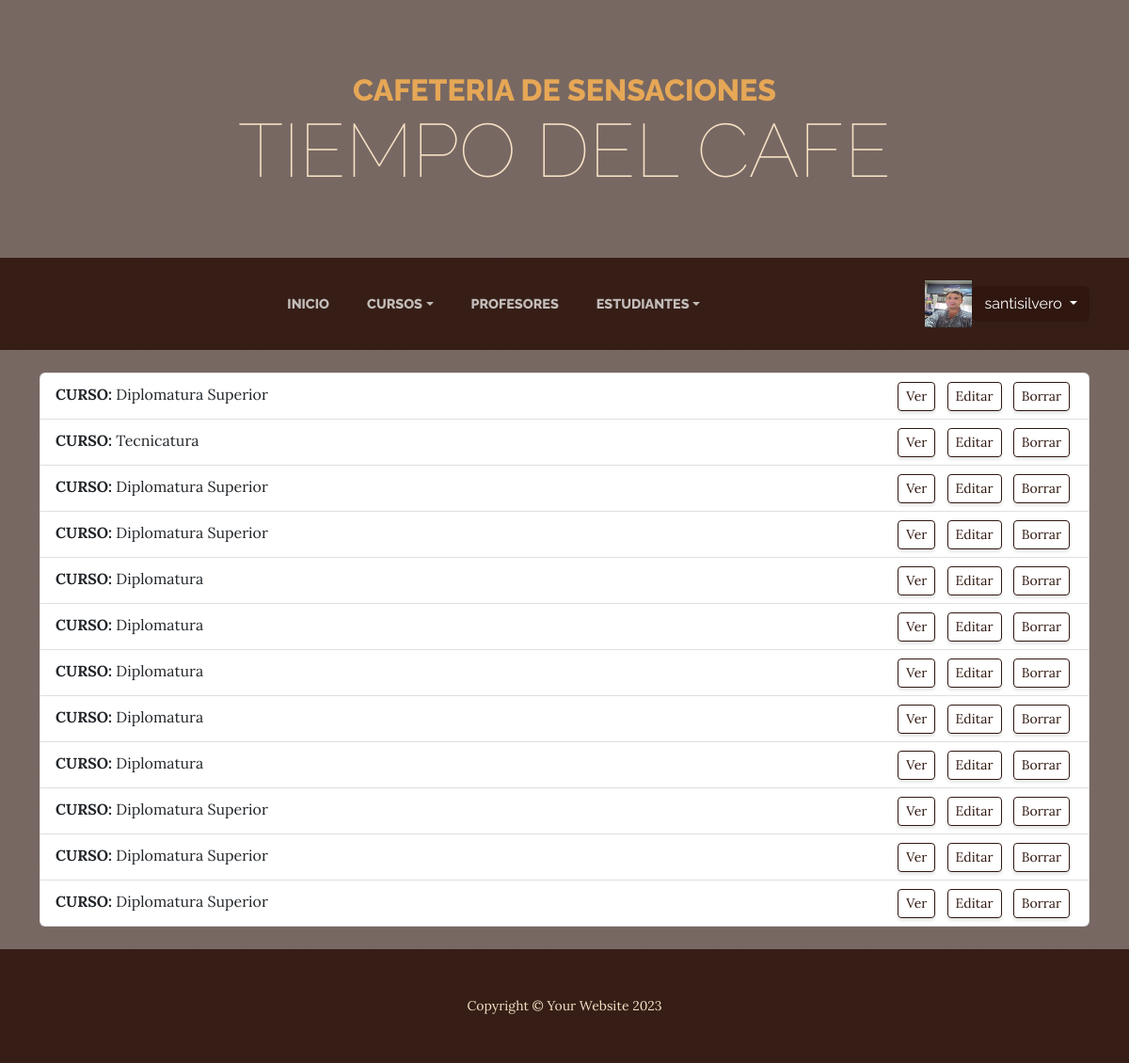
Page /clases/lista/ (signed in) on the committed database.
### Users/models.py (models this page shows, shortened)
class Imagen(models.Model):
    user = models.OneToOneField(User, on_delete=models.CASCADE)
    imagen = models.ImageField(upload_to='imagenes', null=True, blank = True)

### AppProyecto/models.py (models this page shows, shortened)
class Curso(models.Model):
    curso = models.CharField(max_length=40)
    camada = models.IntegerField()

### AppProyecto/views_clases.py (the view)
# urls.py: path('clases/lista/', views_clases.CursoListView.as_view(), name='List'),
class CursoListView(LoginRequiredMixin, ListView):
    model = Curso
    template_name = "AppProyecto/Vista_Clase/curso_list.html"
    def get(self, request, *args, **kwargs):
        response = super().get(request, *args, **kwargs)
        for curso in self.get_queryset():
            print(f"Curso: {curso.curso}, Camada: {curso.camada}")
        return response

### AppProyecto/templates/appproyecto/Vista_Clase/curso_list.html
{% extends "AppProyecto/padre.html" %}
{% block contenidoQueCambia %}
<div class="container mt-4">
    <ul class="list-group">
        {% for curso in object_list %}
        <li class="list-group-item d-flex justify-content-between align-items-center">
            <div>
                <p class="mb-1"><strong>CURSO:</strong> {{ curso.curso }}</p>
            </div>
            <div>
                <a href="{% url 'Detail' curso.id %}" class="btn btn-outline-secondary btn-sm mx-1">Ver</a>
                <a href="{% url 'Edit' curso.id %}" class="btn btn-outline-secondary btn-sm mx-1">Editar</a>
                <a href="{% url 'Delete' curso.id %}" class="btn btn-outline-secondary btn-sm mx-1">Borrar</a>
            </div>
        </li>
        {% endfor %}
    </ul>
</div>
<br>
{% endblock %}

### AppProyecto/templates/appproyecto/padre.html (shortened to what this page needs)
{% load static %}
<!DOCTYPE html>
<html lang="es">
    <head>
        <link href="{% static 'appproyecto/css/styles.css' %}" rel="stylesheet" />
    </head>
    <body>
        <header>
            <h1 class="site-heading text-center text-faded d-none d-lg-block">
                <span class="site-heading-upper text-primary mb-3">Cafeteria de sensaciones</span>
                <span class="site-heading-lower">tiempo del cafe</span>
            </h1>
        </header>
        <nav class="navbar navbar-expand-lg navbar-dark py-lg-4" id="mainNav">
            <div class="container">
                <div class="collapse navbar-collapse" id="navbarSupportedContent">
                    <ul class="navbar-nav mx-auto">
                        <li class="nav-item px-lg-4">
                            <a class="nav-link text-uppercase" href="{% url 'padre' %}">Inicio</a>
                        </li>
                        <li class="nav-item dropdown text-uppercase">
                            <a class="nav-link dropdown-toggle" data-bs-toggle="dropdown" href="#" role="button" aria-expanded="false">Cursos</a>
                        </li>
                        <li class="nav-item px-lg-4">
                            <a class="nav-link text-uppercase" href="{% url 'profesoresform' %}">Profesores</a>
                        </li>
                        <li class="nav-item dropdown text-uppercase">
                            <a class="nav-link dropdown-toggle" data-bs-toggle="dropdown" href="#" role="button" aria-expanded="false">Estudiantes</a>
                        </li>
                    </ul>
                    {% if request.user.is_authenticated %}
                    <img src="{{request.user.imagen.imagen.url}}" alt="" style="height: 50px;width: 50px;">
                    <div class="dropdown">
                        <button class="btn btn-secondary dropdown-toggle" type="button" id="dropdownMenuButton1" data-bs-toggle="dropdown" aria-expanded="false">
                            {{ request.user.username }}
                        </button>
                    </div>
                {% endif %}
                    </div>
                </div>
        </nav>
        {% block contenidoQueCambia %}{% endblock %}
        <footer class="footer text-faded text-center py-5 bo">
            <div class="container"><p class="m-0 small">Copyright &copy; Your Website 2023</p></div>
        </footer>
    </body>
</html>

### rows in the picture
Curso: curso "Diplomatura Superior"
Curso: curso "Tecnicatura"
Curso: curso "Diplomatura Superior"
Curso: curso "Diplomatura Superior"
Curso: curso "Diplomatura"
Curso: curso "Diplomatura"
Curso: curso "Diplomatura"
Curso: curso "Diplomatura"
Curso: curso "Diplomatura"
Curso: curso "Diplomatura Superior"
Curso: curso "Diplomatura Superior"
Curso: curso "Diplomatura Superior"

### other values in the picture
{{ request.user.username }} "santisilvero"
